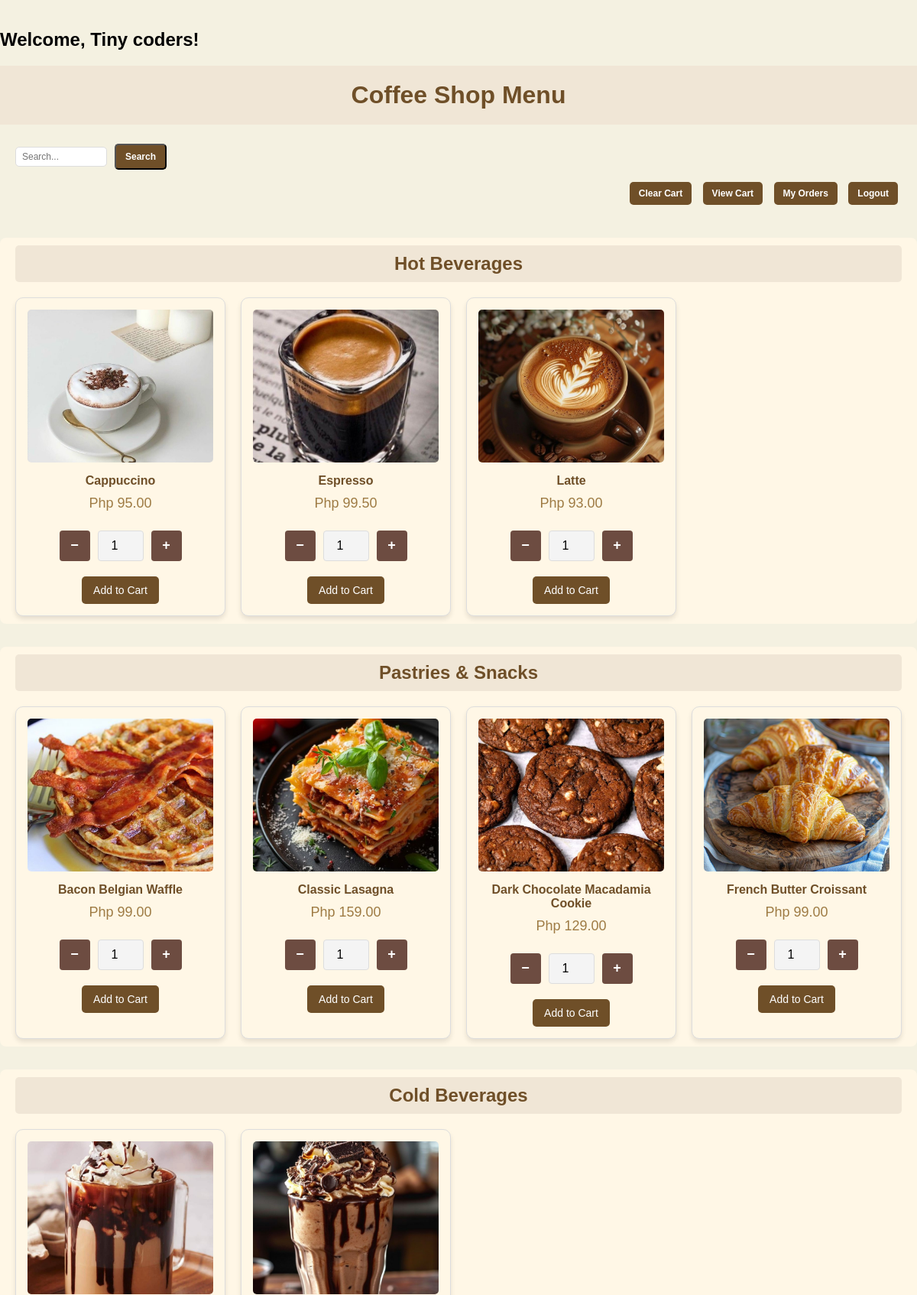
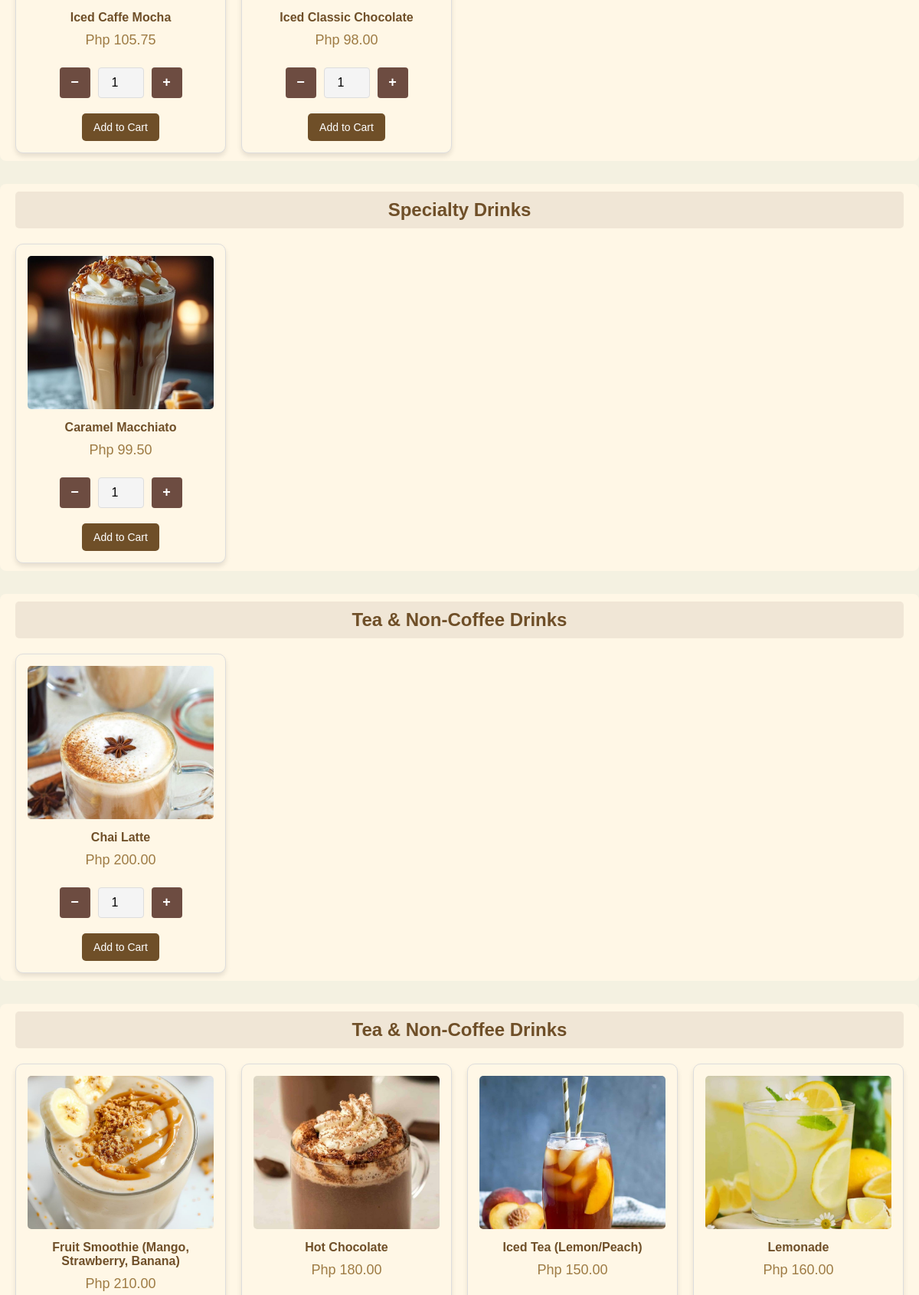
Page /MyProject/menu.php?page=home (signed in, upper part) on the committed database (2 pictures, top to bottom).
### tables this page shows
CREATE TABLE `menu_items` (
  `item_id` int(11) NOT NULL,
  `item_name` varchar(255) NOT NULL,
  `item_category` varchar(100) NOT NULL,
  `item_desc` varchar(255) NOT NULL,
  `item_price` decimal(10,2) NOT NULL,
  `item_image` varchar(255) DEFAULT NULL
);

### MyProject/menu.php (the view, shortened to what this page needs)
<?php
include 'db_config.php';
$username = $_SESSION['user_info_fullname'];
echo " <h2> Welcome, " . $username . "!</h2>";
$stmt = $conn->prepare("SELECT * FROM menu_items");
$stmt->execute();
$menuItems = $stmt->fetchAll(PDO::FETCH_ASSOC);
try {
    $stmt = $conn->query("SELECT DISTINCT item_category FROM menu_items");
    $categories = $stmt->fetchAll(PDO::FETCH_ASSOC);
    $itemsByCategory = [];
    foreach ($categories as $category) {
        $stmt = $conn->prepare("SELECT * FROM menu_items WHERE item_category = :category ORDER BY item_name");
        $stmt->bindParam(':category', $category['item_category']);
        $stmt->execute();
        $itemsByCategory[$category['item_category']] = $stmt->fetchAll(PDO::FETCH_ASSOC);
    }
} catch (PDOException $e) {
    echo "Error: " . $e->getMessage();
    exit();
}
?>
<!DOCTYPE html>
<html lang="en">
<head>
</head>
<body>
<h1>Coffee Shop Menu </h1>
<div class="actions">
    <form action="" method="GET" class="search-form">
        <input type="text" name="query" placeholder="Search..." class="search-input" value="<?= isset($_GET['query']) ? htmlspecialchars($_GET['query']) : '' ?>">
        <button type="submit" class="btn">Search</button>
    </form>
    <a href="?clearCart" class="btn">Clear Cart</a>
    <a href="cart.php" class="btn">View Cart</a>
    <a href="my_orders.php" class="btn">My Orders</a>
    <a href="?logout" class="btn">Logout</a>
</div>
<?php foreach ($itemsByCategory as $category_name => $menu_items): ?>
    <div class="category-section">
        <div class="category-title"><?= htmlspecialchars($category_name) ?></div>
        <div class="grid-container">
            <?php foreach ($menu_items as $item): ?>
                <div class="grid-item">
                    <img src="images/<?= htmlspecialchars($item['item_image']) ?>" alt="<?= htmlspecialchars($item['item_name']) ?>">
                    <div class="item-name"><?= htmlspecialchars($item['item_name']) ?></div>
                    <div class="item-price">Php <?= number_format($item['item_price'], 2) ?></div>
                    <div class="quantity-control">
                        <button class="quantity-btn decrement" onclick="updateQuantity('quantity-<?= $item['item_id'] ?>', -1)">−</button>
                        <input type="number" class="quantity-input" id="quantity-<?= $item['item_id'] ?>" value="1" min="1" readonly>
                        <button class="quantity-btn increment" onclick="updateQuantity('quantity-<?= $item['item_id'] ?>', 1)">+</button>
                    </div>
                    <a href="#" onclick="addToCart(<?= $item['item_id'] ?>)" class="btn-add-to-cart">Add to Cart</a>
                </div>
            <?php endforeach; ?>
        </div>
    </div>
<?php endforeach; ?>
</body>
</html>

### MyProject/menu.php (style rules this page uses)
body { font-family: Arial, sans-serif; margin: 0; padding: 0; background-color: #f4f1e1; }
h1 { text-align: center; font-family: 'Luminari', sans-serif; color: #6f4f28; padding: 20px; background-color: #f0e6d6; margin: 0; }
.actions { text-align: right; padding: 20px; }
.btn { text-decoration: none; padding: 10px 15px; color: white; background-color: #6f4f28; border-radius: 5px; margin: 5px; font-weight: bold; }
.category-section { margin-top: 30px; padding: 10px 20px; background-color: #fff7e6; border-radius: 8px; }
.category-title { font-size: 24px; color: #6f4f28; text-align: center; font-weight: bold; padding: 10px; background-color: #f0e6d6; border-radius: 5px; }
.grid-container { display: grid; grid-template-columns: repeat(auto-fill, minmax(250px, 1fr)); gap: 20px; margin-top: 20px; }
.grid-item { border: 1px solid #ddd; border-radius: 10px; background-color: #fff7e6; padding: 15px; box-shadow: 0 4px 6px rgba(0, 0, 0, 0.1); text-align: center; transition: box-shadow 0.3s ease; }
.grid-item img { width: 100%; height: 200px; object-fit: cover; border-radius: 5px; margin-bottom: 15px; }
.item-name { font-weight: bold; font-size: 16px; color: #6f4f28; margin-bottom: 10px; }
.item-price { color: #9e7b44; font-size: 18px; margin-bottom: 15px; }
.btn-add-to-cart { text-decoration: none; padding: 10px 15px; background-color: #6f4f28; color: white; border-radius: 5px; font-size: 14px; margin-top: 10px; display: inline-block; }
.quantity-control { display: flex; justify-content: center; align-items: center; gap: 10px; padding: 10px 0; }
.quantity-btn { padding: 10px 15px; background-color: #6d4c41; color: white; border: none; border-radius: 4px; font-size: 18px; font-weight: bold; cursor: pointer; width: 40px; height: 40px; display: flex; justify-content: center; align-items: center; }
.quantity-input { width: 60px; height: 40px; text-align: center; font-size: 16px; border: 1px solid #ddd; border-radius: 4px; background-color: #f4f4f4; }
.search-form { display: flex; align-items: center; gap: 5px; }
.search-input { padding: 5px 8px; border: 1px solid #ddd; border-radius: 5px; font-size: 12px; width: 120px; }
.btn { text-decoration: none; padding: 8px 12px; color: white; background-color: #6f4f28; border-radius: 5px; font-weight: bold; font-size: 12px; cursor: pointer; }

### rows in the picture
menu_items: item_image (picture), item_name "Cappuccino", item_price "95.00"
menu_items: item_image+item_name (picture), item_name "Espresso", item_price "99.50", item_id "1"
menu_items: item_image+item_name (picture), item_name "Latte", item_price "93.00"
menu_items: item_image (picture), item_name "Bacon Belgian Waffle", item_price "99.00"
menu_items: item_image (picture), item_name "Classic Lasagna", item_price "159.00"
menu_items: item_image (picture), item_name "Dark Chocolate Macadamia Cookie", item_price "129.00"
menu_items: item_image (picture), item_name "French Butter Croissant", item_price "99.00"
menu_items: item_image (picture), item_name "Iced Caffe Mocha", item_price "105.75"
menu_items: item_image (picture), item_name "Iced Classic Chocolate", item_price "98.00"
menu_items: item_image (picture), item_name "Caramel Macchiato", item_price "99.50"
menu_items: item_image (picture), item_name "Chai Latte", item_price "200.00"
menu_items: item_image (picture), item_name "Fruit Smoothie (Mango, Strawberry, Banana)", item_price "210.00"
menu_items: item_image (picture), item_name "Hot Chocolate", item_price "180.00"
menu_items: item_image (picture), item_name "Iced Tea (Lemon/Peach)", item_price "150.00"
menu_items: item_image (picture), item_name "Lemonade", item_price "160.00"

### other values in the picture
$username "Tiny coders"
$category_name "Hot Beverages"
$category_name "Pastries & Snacks"
$category_name "Cold Beverages"
$category_name "Specialty Drinks"
$category_name "Tea & Non-Coffee Drinks"
